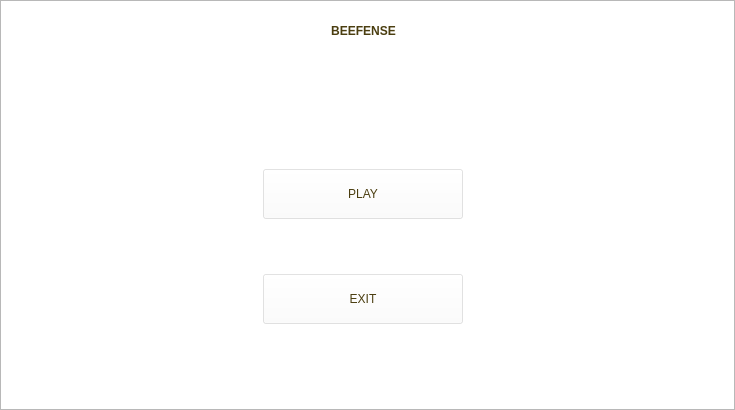
<?xml version="1.0" encoding="UTF-8"?>
<ui version="4.0">
 <class>MainWindow</class>
 <widget class="QMainWindow" name="MainWindow">
  <property name="geometry">
   <rect>
    <x>0</x>
    <y>0</y>
    <width>735</width>
    <height>410</height>
   </rect>
  </property>
  <property name="minimumSize">
   <size>
    <width>735</width>
    <height>410</height>
   </size>
  </property>
  <property name="maximumSize">
   <size>
    <width>735</width>
    <height>410</height>
   </size>
  </property>
  <property name="windowTitle">
   <string>MainWindow</string>
  </property>
  <property name="styleSheet">
   <string notr="true"/>
  </property>
  <widget class="QWidget" name="centralWidget">
   <property name="minimumSize">
    <size>
     <width>735</width>
     <height>410</height>
    </size>
   </property>
   <property name="maximumSize">
    <size>
     <width>735</width>
     <height>410</height>
    </size>
   </property>
   <property name="styleSheet">
    <string notr="true"/>
   </property>
   <widget class="QGraphicsView" name="graphicsView">
    <property name="geometry">
     <rect>
      <x>0</x>
      <y>0</y>
      <width>735</width>
      <height>410</height>
     </rect>
    </property>
    <property name="minimumSize">
     <size>
      <width>735</width>
      <height>410</height>
     </size>
    </property>
    <property name="maximumSize">
     <size>
      <width>735</width>
      <height>410</height>
     </size>
    </property>
    <property name="styleSheet">
     <string notr="true">background-image: url(:/natureMain.jpg);</string>
    </property>
   </widget>
   <widget class="QWidget" name="verticalLayoutWidget">
    <property name="geometry">
     <rect>
      <x>33</x>
      <y>13</y>
      <width>661</width>
      <height>371</height>
     </rect>
    </property>
    <layout class="QVBoxLayout" name="verticalLayout">
     <item alignment="Qt::AlignHCenter|Qt::AlignTop">
      <widget class="QLabel" name="label">
       <property name="styleSheet">
        <string notr="true">font: 64pt &quot;Futura&quot;;</string>
       </property>
       <property name="text">
        <string>&lt;html&gt;&lt;head/&gt;&lt;body&gt;&lt;p align=&quot;center&quot;&gt;&lt;span style=&quot; font-weight:600; color:#4b3e10;&quot;&gt;BEEFENSE&lt;/span&gt;&lt;/p&gt;&lt;/body&gt;&lt;/html&gt;</string>
       </property>
      </widget>
     </item>
     <item>
      <spacer name="verticalSpacer">
       <property name="orientation">
        <enum>Qt::Vertical</enum>
       </property>
       <property name="sizeType">
        <enum>QSizePolicy::Fixed</enum>
       </property>
       <property name="sizeHint" stdset="0">
        <size>
         <width>20</width>
         <height>40</height>
        </size>
       </property>
      </spacer>
     </item>
     <item alignment="Qt::AlignHCenter|Qt::AlignTop">
      <widget class="QPushButton" name="startButton">
       <property name="minimumSize">
        <size>
         <width>200</width>
         <height>50</height>
        </size>
       </property>
       <property name="maximumSize">
        <size>
         <width>200</width>
         <height>200</height>
        </size>
       </property>
       <property name="styleSheet">
        <string notr="true">font: 24pt &quot;Futura&quot;;
background-color:rgba(255, 255, 255, 100);
color:#4b3e10;

</string>
       </property>
       <property name="text">
        <string>PLAY</string>
       </property>
      </widget>
     </item>
     <item alignment="Qt::AlignHCenter|Qt::AlignTop">
      <widget class="QPushButton" name="pushButton">
       <property name="minimumSize">
        <size>
         <width>200</width>
         <height>50</height>
        </size>
       </property>
       <property name="styleSheet">
        <string notr="true">font: 24pt &quot;Futura&quot;;
background-color:rgba(255, 255, 255, 100);
color:#4b3e10;</string>
       </property>
       <property name="text">
        <string>EXIT</string>
       </property>
      </widget>
     </item>
    </layout>
   </widget>
   <widget class="QFrame" name="frame">
    <property name="geometry">
     <rect>
      <x>0</x>
      <y>0</y>
      <width>735</width>
      <height>410</height>
     </rect>
    </property>
    <property name="minimumSize">
     <size>
      <width>735</width>
      <height>410</height>
     </size>
    </property>
    <property name="maximumSize">
     <size>
      <width>735</width>
      <height>410</height>
     </size>
    </property>
    <property name="styleSheet">
     <string notr="true">background-image: url(:/images/main menu/natureMain.jpg);</string>
    </property>
    <property name="frameShape">
     <enum>QFrame::StyledPanel</enum>
    </property>
    <property name="frameShadow">
     <enum>QFrame::Raised</enum>
    </property>
   </widget>
   <zorder>graphicsView</zorder>
   <zorder>frame</zorder>
   <zorder>verticalLayoutWidget</zorder>
  </widget>
 </widget>
 <layoutdefault spacing="6" margin="11"/>
 <resources/>
 <connections>
  <connection>
   <sender>startButton</sender>
   <signal>clicked()</signal>
   <receiver>MainWindow</receiver>
   <slot>chooseLevel()</slot>
   <hints>
    <hint type="sourcelabel">
     <x>426</x>
     <y>198</y>
    </hint>
    <hint type="destinationlabel">
     <x>585</x>
     <y>192</y>
    </hint>
   </hints>
  </connection>
  <connection>
   <sender>pushButton</sender>
   <signal>clicked()</signal>
   <receiver>MainWindow</receiver>
   <slot>exitGame()</slot>
   <hints>
    <hint type="sourcelabel">
     <x>397</x>
     <y>349</y>
    </hint>
    <hint type="destinationlabel">
     <x>585</x>
     <y>328</y>
    </hint>
   </hints>
  </connection>
 </connections>
 <slots>
  <slot>startGame()</slot>
  <slot>exitGame()</slot>
  <slot>chooseLevel()</slot>
 </slots>
</ui>
